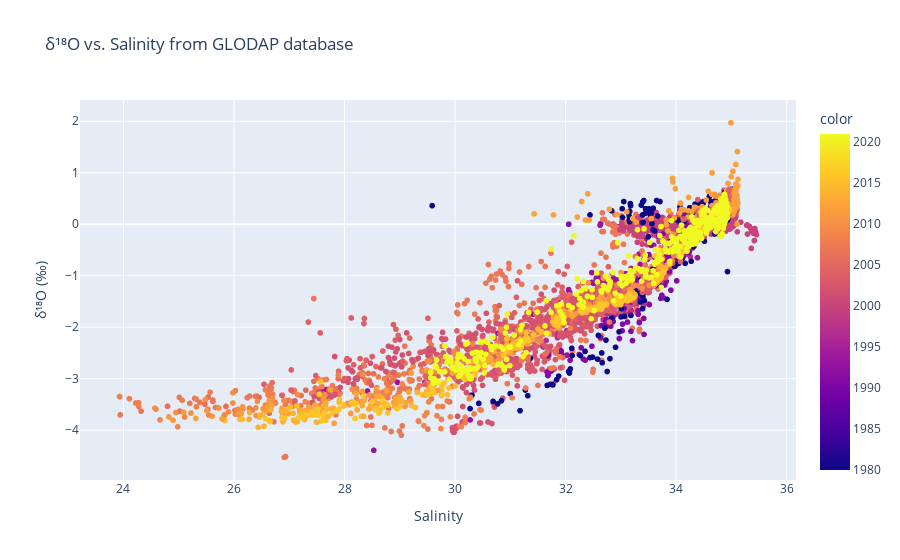
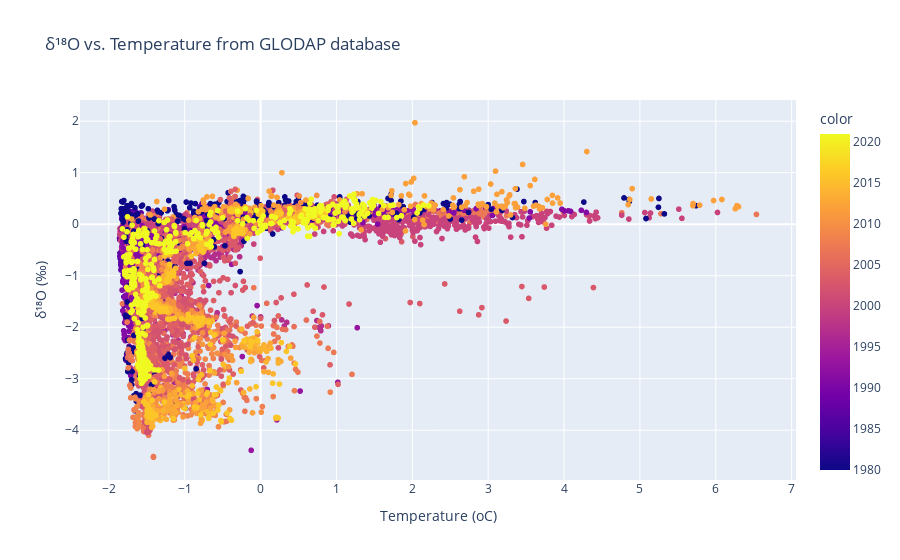
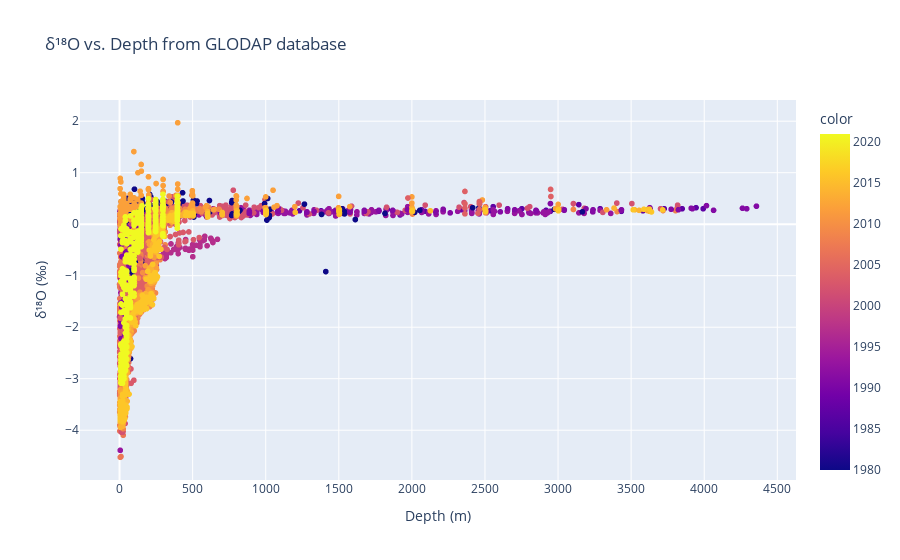

Notebook code cell kept with these figures, in order:
### Markdown cell above
Now, let's consider the relationship between δ¹⁸O and temperature, salinity & depth. 

We can see that the strongest trend is in the salinity data. Temperature and depth are largely constant with δ¹⁸O except close to the origin (-2oC & 0m).

### Code cell
# --- Scatter plot: d18O vs. Salinity ---
fig_scatter = px.scatter(
    df,
    x=salinity_field,
    y=oxygen_iso_field,
    color=df["datetime"].dt.year,
    hover_data=[ latitude_field,longitude_field, reference_field],
    title="δ¹⁸O vs. Salinity from GLODAP database",
    # trendline="ols"  # optional: adds regression line
)
fig_scatter.update_layout(xaxis_title="Salinity", yaxis_title="δ¹⁸O (‰)")
fig_scatter.show()

# --- Scatter plot: d18O vs. Salinity ---
fig_scatter = px.scatter(
    df,
    x=temperature_field,
    y=oxygen_iso_field,
    color=df["datetime"].dt.year,
    hover_data=[ latitude_field,longitude_field, reference_field],
    title="δ¹⁸O vs. Temperature from GLODAP database",
    # trendline="ols"  # optional: adds regression line
)
fig_scatter.update_layout(xaxis_title="Temperature (oC)", yaxis_title="δ¹⁸O (‰)")
fig_scatter.show()

# --- Scatter plot: d18O vs. Depth ---
fig_scatter = px.scatter(
    df,
    x=depth_field,
    y=oxygen_iso_field,
    color=df["datetime"].dt.year,
    hover_data=[ latitude_field,longitude_field, reference_field],
    title="δ¹⁸O vs. Depth from GLODAP database",
    # trendline="ols"  # optional: adds regression line
)
fig_scatter.update_layout(xaxis_title="Depth (m)", yaxis_title="δ¹⁸O (‰)")
fig_scatter.show()

### Figure 1 — Plotly figure (JSON) as saved in the notebook; plotly's stock layout.template omitted (floating-point values rounded to 4 significant figures; data arrays with more than 128 entries replaced by an {"elided": "..."} marker saying what was removed)
{"data": [{"customdata": {"elided": "6910x3 float values"}, "hovertemplate": "SALNTY [PSS-78]=%{x}<br>O18/O16 [/MILLE]=%{y}<br>Latitude [degrees North]=%{customdata[0]}<br>Longitude [degrees East]=%{customdata[1]}<br>Sample ID:INTEGER=%{customdata[2]}<br>color=%{marker.color}<extra></extra>", "legendgroup": "", "marker": {"color": {"elided": "6910 int values"}, "coloraxis": "coloraxis", "symbol": "circle"}, "mode": "markers", "name": "", "showlegend": false, "type": "scattergl", "x": {"elided": "6910 float values"}, "xaxis": "x", "y": {"elided": "6910 float values"}, "yaxis": "y"}], "layout": {"coloraxis": {"colorbar": {"title": {"text": "color"}}, "colorscale": [[0, "#0d0887"], [0.1111, "#46039f"], [0.2222, "#7201a8"], [0.3333, "#9c179e"], [0.4444, "#bd3786"], [0.5556, "#d8576b"], [0.6667, "#ed7953"], [0.7778, "#fb9f3a"], [0.8889, "#fdca26"], [1, "#f0f921"]]}, "legend": {"tracegroupgap": 0}, "title": {"text": "δ¹⁸O vs. Salinity from GLODAP database"}, "xaxis": {"anchor": "y", "domain": [0, 1], "title": {"text": "Salinity"}}, "yaxis": {"anchor": "x", "domain": [0, 1], "title": {"text": "δ¹⁸O (‰)"}}}}

### Figure 2 — Plotly figure (JSON) as saved in the notebook; plotly's stock layout.template omitted (floating-point values rounded to 4 significant figures; data arrays with more than 128 entries replaced by an {"elided": "..."} marker saying what was removed)
{"data": [{"customdata": {"elided": "6910x3 float values"}, "hovertemplate": "TEMPERATURE [DEG C]=%{x}<br>O18/O16 [/MILLE]=%{y}<br>Latitude [degrees North]=%{customdata[0]}<br>Longitude [degrees East]=%{customdata[1]}<br>Sample ID:INTEGER=%{customdata[2]}<br>color=%{marker.color}<extra></extra>", "legendgroup": "", "marker": {"color": {"elided": "6910 int values"}, "coloraxis": "coloraxis", "symbol": "circle"}, "mode": "markers", "name": "", "showlegend": false, "type": "scattergl", "x": {"elided": "6910 float values"}, "xaxis": "x", "y": {"elided": "6910 float values"}, "yaxis": "y"}], "layout": {"coloraxis": {"colorbar": {"title": {"text": "color"}}, "colorscale": [[0, "#0d0887"], [0.1111, "#46039f"], [0.2222, "#7201a8"], [0.3333, "#9c179e"], [0.4444, "#bd3786"], [0.5556, "#d8576b"], [0.6667, "#ed7953"], [0.7778, "#fb9f3a"], [0.8889, "#fdca26"], [1, "#f0f921"]]}, "legend": {"tracegroupgap": 0}, "title": {"text": "δ¹⁸O vs. Temperature from GLODAP database"}, "xaxis": {"anchor": "y", "domain": [0, 1], "title": {"text": "Temperature (oC)"}}, "yaxis": {"anchor": "x", "domain": [0, 1], "title": {"text": "δ¹⁸O (‰)"}}}}

### Figure 3 — Plotly figure (JSON) as saved in the notebook; plotly's stock layout.template omitted (floating-point values rounded to 4 significant figures; data arrays with more than 128 entries replaced by an {"elided": "..."} marker saying what was removed)
{"data": [{"customdata": {"elided": "6910x3 float values"}, "hovertemplate": "DEPTH [M]=%{x}<br>O18/O16 [/MILLE]=%{y}<br>Latitude [degrees North]=%{customdata[0]}<br>Longitude [degrees East]=%{customdata[1]}<br>Sample ID:INTEGER=%{customdata[2]}<br>color=%{marker.color}<extra></extra>", "legendgroup": "", "marker": {"color": {"elided": "6910 int values"}, "coloraxis": "coloraxis", "symbol": "circle"}, "mode": "markers", "name": "", "showlegend": false, "type": "scattergl", "x": {"elided": "6910 float values"}, "xaxis": "x", "y": {"elided": "6910 float values"}, "yaxis": "y"}], "layout": {"coloraxis": {"colorbar": {"title": {"text": "color"}}, "colorscale": [[0, "#0d0887"], [0.1111, "#46039f"], [0.2222, "#7201a8"], [0.3333, "#9c179e"], [0.4444, "#bd3786"], [0.5556, "#d8576b"], [0.6667, "#ed7953"], [0.7778, "#fb9f3a"], [0.8889, "#fdca26"], [1, "#f0f921"]]}, "legend": {"tracegroupgap": 0}, "title": {"text": "δ¹⁸O vs. Depth from GLODAP database"}, "xaxis": {"anchor": "y", "domain": [0, 1], "title": {"text": "Depth (m)"}}, "yaxis": {"anchor": "x", "domain": [0, 1], "title": {"text": "δ¹⁸O (‰)"}}}}
